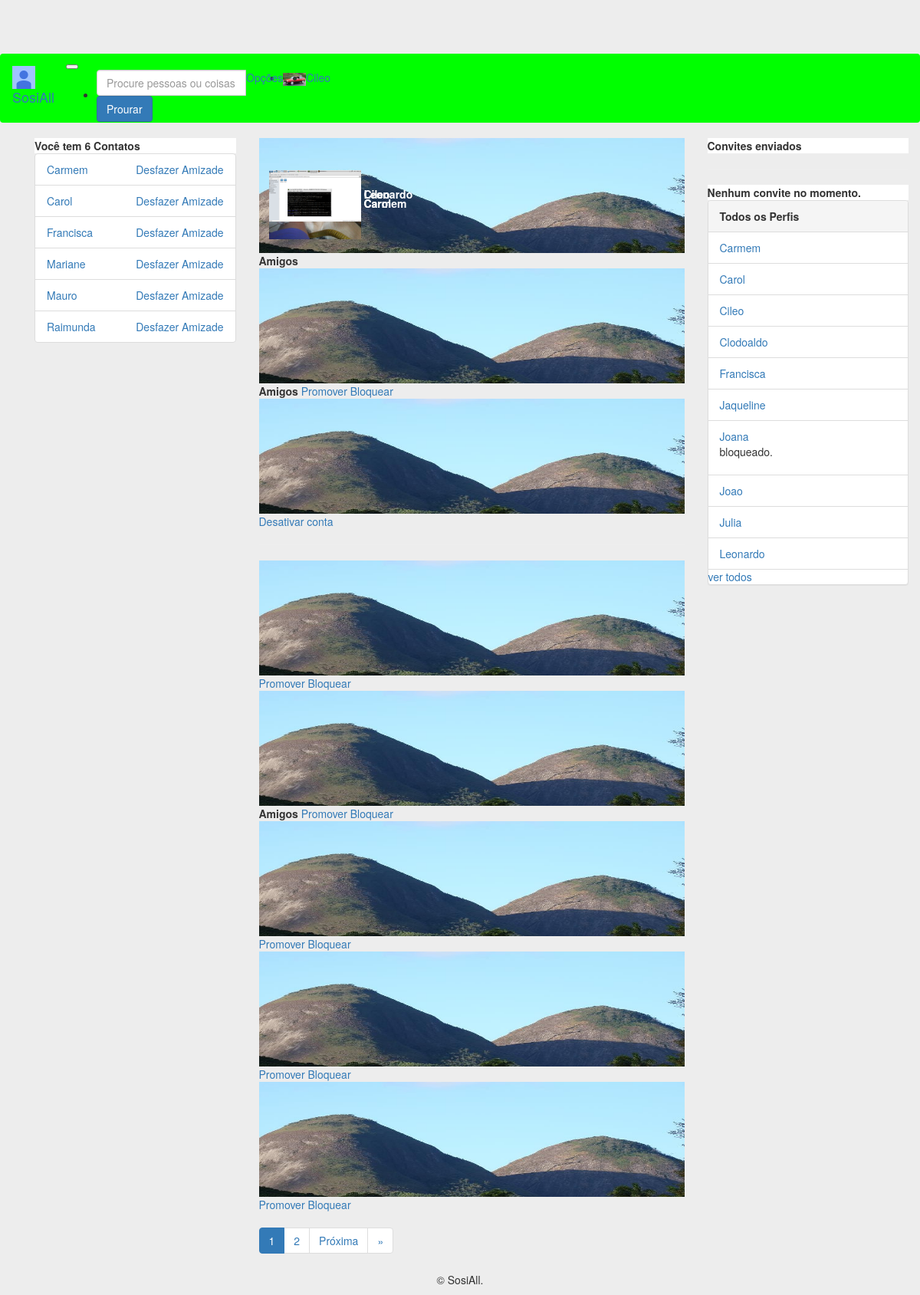
The page /perfil_list (signed in) on the database as committed earlier.
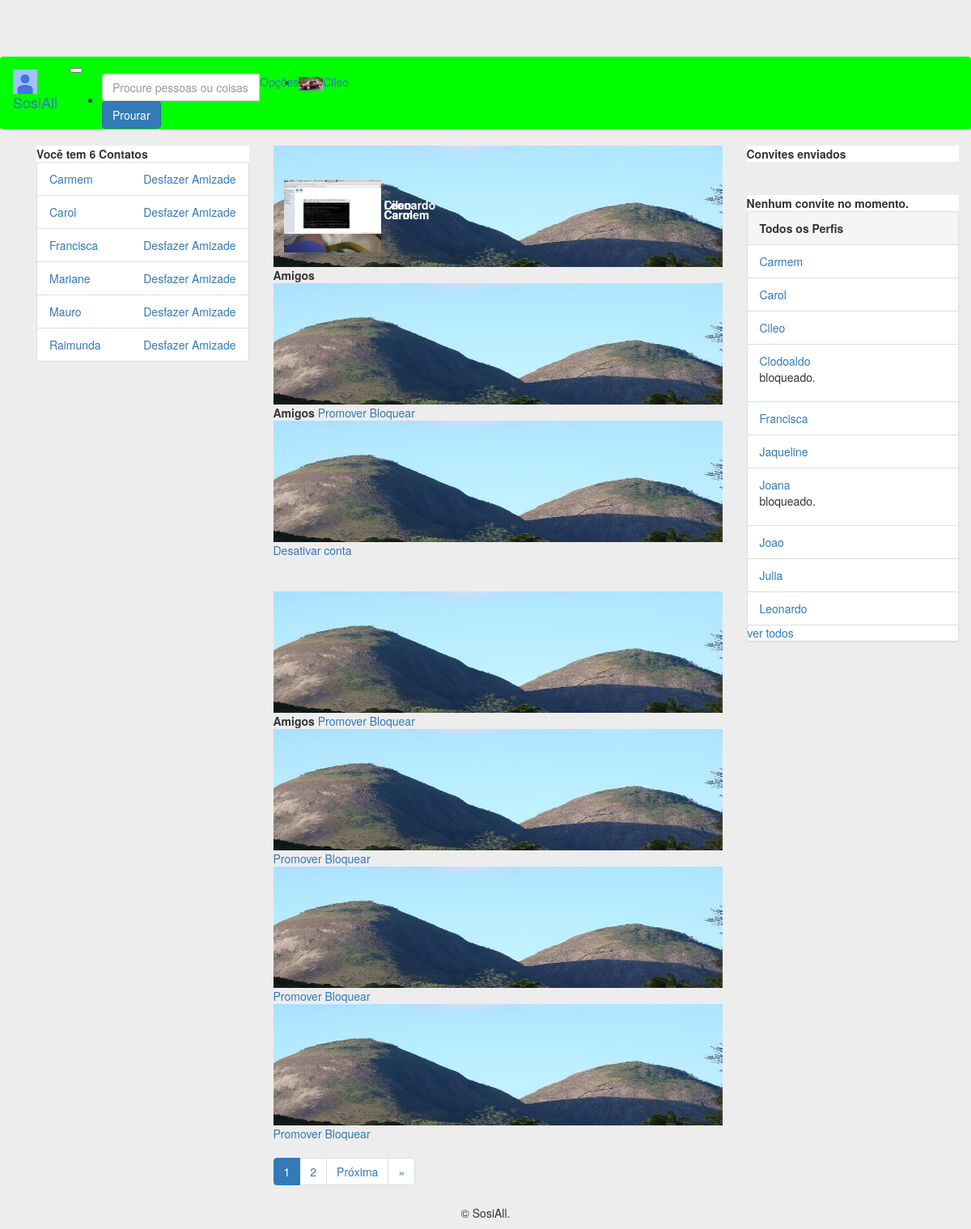
The same page on the database as committed later.
### perfis/models.py (models this page shows, shortened)
class Perfil(models.Model):
    owner = models.OneToOneField('auth.User', related_name='owner', on_delete=models.CASCADE, blank=True, null=True)
    nome = models.CharField(max_length=255, null=False)
    telefone = models.CharField(max_length=15, null=False)
    nome_empresa = models.CharField(max_length=255, null=False)
    contatos = models.ManyToManyField('Perfil')
    usuario = models.OneToOneField(User, related_name='perfil', on_delete=models.CASCADE)
    criado_em = models.DateTimeField(auto_now_add=True)
    atualizado_em = models.DateTimeField(auto_now=True)
    convidavel = models.BooleanField(blank=True, null=True)
    ativa = models.BooleanField(default=True)
    justificativa = models.TextField(null=True)
    bloqueado = models.BooleanField(default=False)
    error_mensage = models.CharField(max_length=512, null=True)
    foto = models.ImageField(blank=True, null=True, upload_to='media/')
    capa = models.ImageField(blank=True, null=True, upload_to='media/')
    class Meta:
        ordering = ('nome',)
    def __str__(self):
        return self.nome

### perfis/views.py (the view)
# urls.py: path('perfil_list', views.perfil_list, name='perfil_list'),
def perfil_list(request):
    if request.user.is_superuser:
        ITEMS_PER_PAGE = 10
        perfis = Perfil.objects.all()
        paginator = Paginator(perfis, ITEMS_PER_PAGE)
        page = request.GET.get('page',1)
        try:
            perfil_list = paginator.get_page(page)
        except InvalidPage:
            perfil_list = paginator.get_page(1)
        return render(request,'perfis/show_perfis.html',{'perfil_list':perfil_list,
            'perfil_logado':get_perfil_logado(request),
            'perfis': Perfil.objects.all()[:10]})
    fed = Feedback(perfil=get_perfil_logado(request),message='Você não possui permissão!')
    fed.save()
    return redirect('index')

### perfis/views.py (called while the page is built)
def get_perfil_logado(request):
    return request.user.perfil

### perfis/templates/perfis/show_perfis.html (shortened to what this page needs)
{% extends 'perfis/base_b.html' %}
{% block body %}
{% if perfil_list %}
{% for perfil in perfil_list %}
{% if perfil.bloqueado %}
        <!--div class="alert alert-danger" role="alert">
            <h3>Atenção!</h3>
            <p>{{perfil.error_mensage}}</p>
        </div>
    {% if perfil_logado.usuario.is_superuser %}
        <a href="{% url 'desbloquear' perfil.id %}">Desbloquear</a-->
    {% endif %}
{% elif perfil.ativa %}
    <div class="card gedf-card">
        <div class="card-header">
            <div style="position: relative; top: 0em; left: 0em">
                <img  width="100%" height="150em" src="/media/dois-montes.jpg" alt="">
            </div>
            <div style="position:absolute; top:3em; left:2em">
                <img  image-profile class="rounded-circle" src="{{perfil.foto}}" width="120">
                <strong id="white-name">{{perfil.nome}}</strong>
            </div>
        </div>
        <div class="card-footer">
    {% if perfil in perfil_logado.contatos.all %}
        <strong>Amigos</strong>
    {% endif %}
    {% if perfil.usuario.is_superuser == False and perfil_logado.usuario.is_superuser == True %}
            <a href="{% url 'promover' perfil.id %}" class="card-link">Promover</a>
            <a href="{% url 'bloquear' perfil.id %}" onclick="return confirm('Deseja mesmo bloquear o usuario {{perfil.nome}}?')" class="card-link">Bloquear</a>
    {% endif %}
    {% if perfil_logado == perfil %}
            <a href="{% url 'desativar' %}"> Desativar conta</a>
            <hr>
{% endif %}
        </div>
    </div>
{% endif %}
{% endfor %}
<nav aria-label="...">
          <ul class="pagination">
            {% for page in  perfil_list.paginator.page_range %}
            <li class="page-item active">
              {% if perfil_list.number == page %}
              <span class="page-link">{{perfil_list.number}}<span class="sr-only">(current)</span></span>
              {% else %}
              <li class="page-item">
              <a class="page-link" href="?page={{ page }}">{{ page }}</a>
              {% endif %}
            </li>
            {% endfor %}
              {% if perfil_list.has_next %}
            <li class="page-item">
              <a class="page-link" href="?page={{ posts.next_page_number }}">Próxima</a>
            </li>
            <li class="page-item">
              <a class="page-link" href="?page={{ posts.paginator.num_pages }}"> &raquo;</a>
            </li>
            {% endif %}
          </ul>
        </nav>
{% endif %}
{% endblock %}

### perfis/templates/perfis/base_b.html (shortened to what this page needs)
<!DOCTYPE html>
{% load static %}
<html>
<head>
	<link rel="stylesheet" href="{% static 'bootstrap/css/bootstrap.min.css' %}">
    <link rel="stylesheet" href="{% static 'fontawesome/css/fontawesome-all.min.css' %}">
    <link rel="stylesheet" href="{% static 'styles/basic.css' %}">
</head>
<body>
	<nav class="navbar navbar-expand-lg navbar-light fixed-top" id="nav-main">
		<div class="container-fluid">
		 	<a class="navbar-brand" href="{% url 'index' %}">
		    	<img src="{% static 'img/photo.jpg' %}" width="30" height="30" alt="">
		    	SosiAll
		 	</a>
		 	<button class="navbar-toggler" type="button" data-toggle="collapse" data-target="#navbarNavDropdown" aria-controls="navbarNavDropdown" aria-expanded="false" aria-label="Toggle navigation">
		 	</button>
		 	<div class="collapse navbar-collapse" id="navbarNavDropdown">
			    <ul class="navbar-nav ml-auto">
			     	<li class="nav-item active">
				      	<form class="form-inline" action="{% url 'search' %}" method="GET">
						    <div class="input-group mb-6">
							  <input type="text" class="form-control" name="word" placeholder="Procure pessoas ou coisas"  aria-describedby="basic-addon2" required="">
							  <div class="input-group-append">
							    <button class="btn btn-primary" type="submit">Prourar</button>
							  </div>
							</div>
					 	</form>
			     	</li>
			     	<li class="nav-item dropdown">
				        <a class="nav-link dropdown-toggle" href="#" id="navbarDropdown" role="button" data-toggle="dropdown" aria-haspopup="true" aria-expanded="false">Opções
				        </a>
				     </li>
				     <li class="nav-item">
			        	<a class="nav-link" href="#"><img class="rounded-circle" src="{{perfil_logado.foto}}" width="30" alt=""></a>
			     	</li>
				     <li class="nav-item">
			        	<a class="nav-link" href="{% url 'exibir' perfil_logado.id %}">{{perfil_logado.nome}}</a>
			     	</li>
			    </ul>
		  	</div>
		</div>
	</nav>
	<div class="container">
    	<div class="container">
    		<div class="row">
    			<div class="col-md-3" id="nav">
    			{% if perfil_logado.bloqueado == False %}
    				<div class="card">
			            {% with total=perfil_logado.contatos.count %}
			                {% if total %}
			                    <div class="card-header">
			                        <strong>Você tem  {{ total }}
			                            Contato{{ total|pluralize }}
			                        </strong>
			                    </div>
			                    <ul class="list-group">
			                        {% for perfil in perfil_logado.contatos.all %}
			                            <li class="list-group-item">
			                                <a href="{% url 'exibir' perfil.id %}">
			                                    {{ perfil }}
			                                </a>
			                                <a class="pull-right" href="{% url 'desfazer' perfil.id %}" onclick="return confirm('Deseja mesmo  desfazer amizade com {{perfil.nome}}?')">
			                                    Desfazer Amizade
			                                </a>
			                            </li>
			                        {% endfor %}
			                    </ul>
			                {% else %}
			                    <div class="pcard-header">
			                        <strong>Você não tem contatos</strong>
			                    </div>
			                {% endif %}
			            {% endwith %}
			        </div>
    			{% endif %}
    			</div>
    			<div class="col-md-6">
    				{% block body %}
        			{% endblock %}
    			</div>
    			<div class="col-md-3" id="aside">
    			{% if perfil_logado.bloqueado == False %}
    				<div class="card">
					 	<div class="card-header">
					    <strong>Convites enviados</strong>
					 	</div>
					</div>
					<hr>
					<div class="card">
						 {% with total=perfil_logado.convites_recebidos.count %}
						 {% if total %}
						<div class="card-header">
							<strong>
								{{ total }} Convite{{ total|pluralize }} aguardando Aprovação
			                </strong>
						</div>
						<ul class="list-group list-group-flush">
						{% for convite in perfil_logado.convites_recebidos.all %}
							<li class="list-group-item">
								<div class="card-body" id="card-body">
									<h6 class="card-text">{{ convite.solicitante.nome }}</h6>
									<a href="{% url 'aceitar' convite.id %}" class="card-link">Aceitar</a>
									<a href="{% url 'recusar' convite.id %}" class="card-link">Recusar</a>
								</div>
							</li>
						{% endfor %}
						</ul>
						{% else %}
						<div class="card-header">
							<strong>Nenhum convite no momento.</strong>
						</div>
						{% endif %}
						{% endwith %}
					</div>
				{% endif %}
			        {% if perfil_logado.usuario.is_superuser %}
			        <div class="panel panel-default">
			            <div class="panel-heading">
			                <strong>Todos os Perfis</strong>
			            </div>
			            {% if perfis %}
			                <ul class="list-group">
			                {% for perfil in perfis %}
			                    <li class="list-group-item">
			                        <a href="{% url 'exibir' perfil.id %}">{{ perfil.nome }}</a>
			                        {% if perfil.bloqueado%}
			                            <p>bloqueado.</p>
			                        {% endif %}
			                    </li>
			                {% endfor %}
			                <a href="{% url 'perfil_list' %}">ver todos</a>
			            {% else %}
			                <p>Não há Perfis Cadastrados!</p>
			            {% endif %}
			            </ul>
			        </div>
    				{% endif %}
    			</div>
    		</div>
    	</div>
    	<div class="footer">
    		<div class="col-xs-12 text-center">
		      <p>&copy; SosiAll.</p>
		    </div>
    	</div>
	</div>
</body>
</html>

### perfis/static/styles/basic.css (style rules this page uses)
#nav-main { background-color: #00FF00; }
body { background-color: #EDEDED; margin-top: 5em; }
.card-header { background-color: #FFFFFF; }
#white-name { color: white }

Rows that differ between the two databases and show on the page:
changed Perfil "Clodoaldo": now shows "bloqueado."
